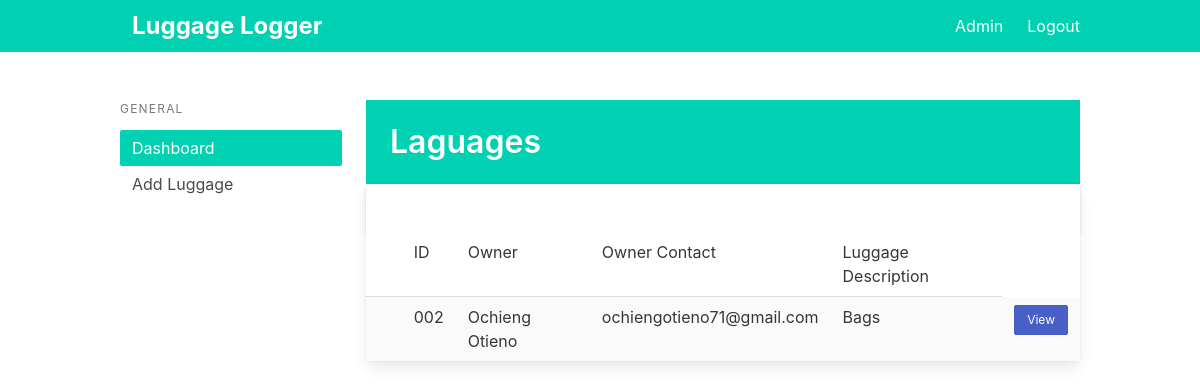
Page / (signed in) on the earlier database version.
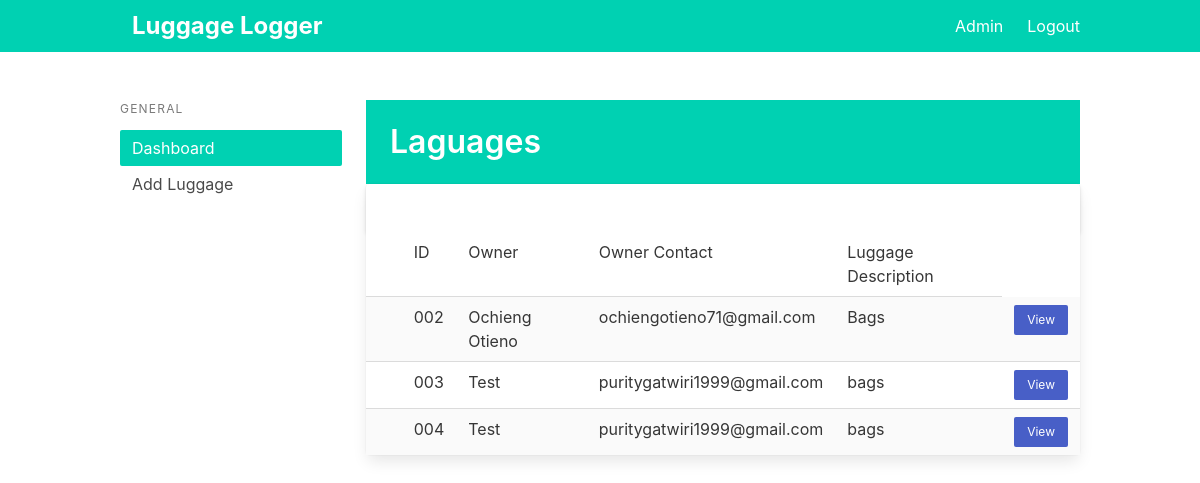
Same page on the later database version.
### app/models.py (models this page shows)
class Lauggage(db.Model):
    id = db.Column(db.Integer, primary_key=True)
    name = db.Column(db.String(100))
    email = db.Column(db.String(100))
    description = db.Column(db.Text(350))

### app/main.py (the view)
@main.route('/')
@login_required
def index():
    luggages = Lauggage.query.all()
    return render_template('index.html', luggages=luggages)

### app/__init__.py (called while the page is built)
def create_app():
    app = Flask(__name__)
    app.config['SECRET_KEY'] = 'secret-key-goes-here'
    app.config['SQLALCHEMY_DATABASE_URI'] = 'sqlite:///db.sqlite'
    QRcode(app)
    db.init_app(app)
    login_manager = LoginManager()
    login_manager.login_view = 'auth.login'
    login_manager.init_app(app)
    from .models import User
    @login_manager.user_loader
    def load_user(user_id):
        return User.query.get(int(user_id))
    with app.app_context():
        db.create_all()
    from .auth import auth as auth_blueprint
    app.register_blueprint(auth_blueprint)
    from .main import main as main_blueprint
    app.register_blueprint(main_blueprint)
    return app

### app/templates/index.html (shortened to what this page needs)
{% extends "base.html" %}
{% block content %}
<div class="columns">
  <div class="column is-3 ">
    <aside class="menu is-hidden-mobile">
      <p class="menu-label">
        General
      </p>
      <ul class="menu-list">
        <li><a class="has-background-primary has-text-white">Dashboard</a></li>
        <li><a href="{{ url_for('main.luggage') }}">Add Luggage</a></li>
      </ul>
    </aside>
  </div>
  <div class="column is-9">
    <section class="hero is-primary welcome is-small">
      <div class="hero-body">
        <div class="container">
          <h1 class="title">
            Laguages
          </h1>
        </div>
      </div>
    </section>
    <div class="is-6">
      <div class="card events-card">
        <header class="card-header">
          <a href="#" class="card-header-icon" aria-label="more options">
            <span class="icon">
            </span>
          </a>
        </header>
        <div class="card-table">
          <div class="content">
            <table class="table is-fullwidth is-striped">
              <tbody>
                <tr>
                  <td>
                  <td>ID</td>
                  <td>Owner</td>
                  <td>Owner Contact</td>
                  <td>Luggage Description</td>
                </tr>
                {% for luggage in luggages %}
                <tr>
                  <td width="5%">
                  <td>00{{ luggage.id }}</td>
                  </td>
                  <td>{{ luggage.name }}</td>
                  <td>{{ luggage.email }}</td>
                  <td>{{ luggage.description }}</td>
                  <td><a class="button is-link is-small" href="/luggage/{{luggage.id}}">View</a></td>
                </tr>
                {% endfor %}
              </tbody>
            </table>
          </div>
        </div>
      </div>
    </div>
  </div>
</div>
{% endblock %}

### app/templates/base.html (shortened to what this page needs)
<!DOCTYPE html>
<html>
<head>
    <link rel="stylesheet" href="https://cdnjs.cloudflare.com/ajax/libs/bulma/0.7.2/css/bulma.min.css" />
</head>
<body>
    <section class="is-fullheight">
        <div class="hero-head">
            <nav class="navbar is-primary">
                <div class="container">
                    <div id="navbarMenuHeroA" class="navbar-menu">
                        <div class="navbar-start">
                            <a href="{{ url_for('main.index') }}" class="navbar-item label is-large">
                                Luggage Logger
                            </a>
                        </div>
                        <div class="navbar-end">
                            {% if current_user.is_authenticated %}
                            <a href="{{ url_for('main.index') }}" class="navbar-item">
                                Admin
                            </a>
                            {% endif %}
                            {% if current_user.is_authenticated %}
                            <a href="{{ url_for('auth.logout') }}" class="navbar-item">
                                Logout
                            </a>
                            {% endif %}
                        </div>
                    </div>
                </div>
            </nav>
        </div>
        <div class="hero-body">
            <div class="container">
                {% block content %}
                {% endblock %}
            </div>
        </div>
    </section>
</body>
</html>

Differences in the rows shown:
added Lauggage: id "3", name "Test", email "puritygatwiri1999@gmail.com", description "bags"
added Lauggage: id "4", name "Test", email "puritygatwiri1999@gmail.com", description "bags"
